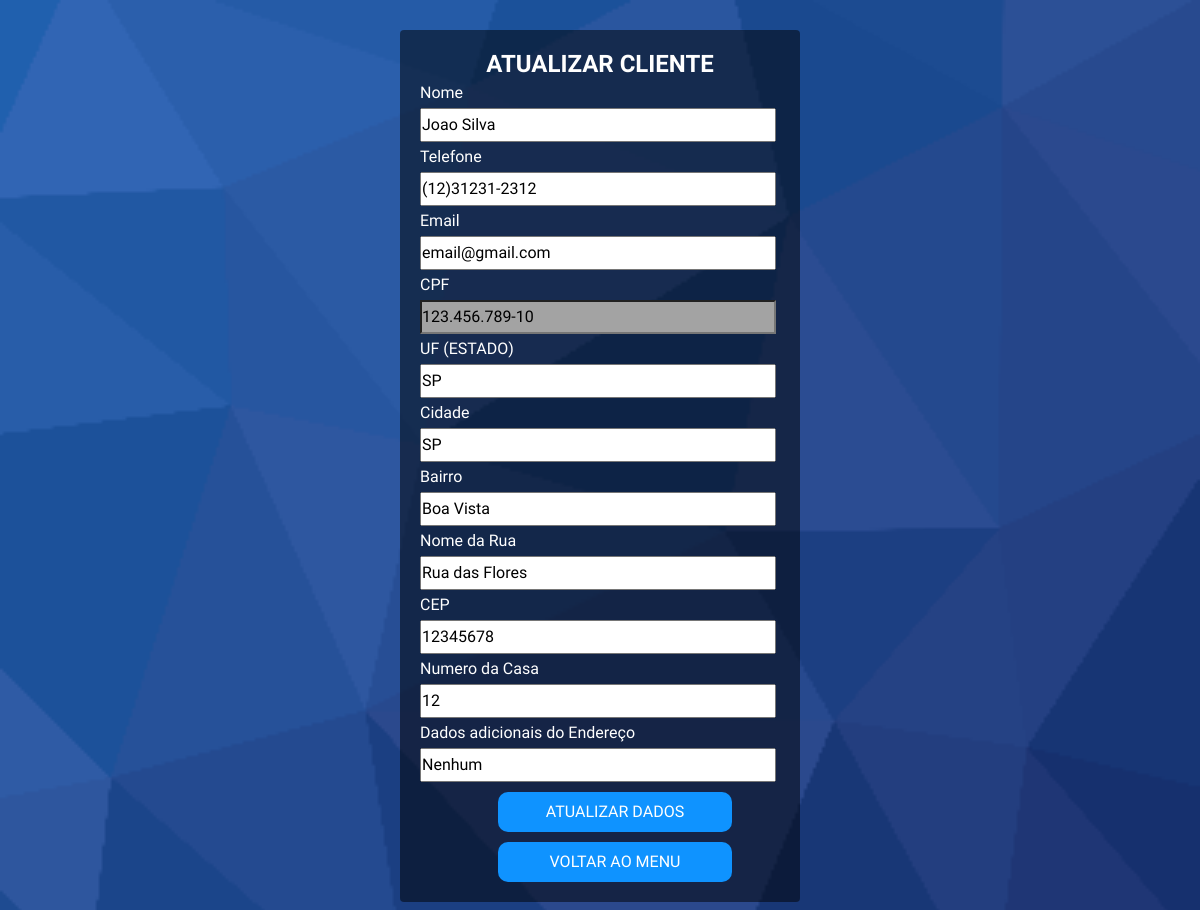
The page /cliente/atualizar_cliente.php?id_up=2 (signed in) on the database its author committed.
### tables this page shows
CREATE TABLE `tbl_clientes` (
  `id_clientes` int(10) UNSIGNED NOT NULL,
  `fk_endereco` int(10) UNSIGNED NOT NULL,
  `nome` varchar(100) NOT NULL,
  `telefone` varchar(14) NOT NULL,
  `email` varchar(80) DEFAULT NULL,
  `cpf` varchar(14) NOT NULL,
  `numero_casa` int(10) UNSIGNED DEFAULT NULL,
  `dados_adicionais_endereco` varchar(60) DEFAULT NULL
);

CREATE TABLE `tbl_endereco` (
  `id_endereco` int(10) UNSIGNED NOT NULL,
  `nome_rua` varchar(80) NOT NULL,
  `cep` int(10) UNSIGNED NOT NULL,
  `bairro` varchar(30) DEFAULT NULL,
  `cidade` varchar(30) NOT NULL,
  `uf` char(2) NOT NULL
);

### cliente/class/classe_cliente.php (called while the page is built, shortened)
<?php
Class Cliente{
    private $pdo;
    function __construct($dbname, $host, $user, $pass){
        try{
            $this->pdo = new PDO(
                "mysql:dbname=".$dbname.";host=".$host, $user, $pass
            );
        } catch (PDOException $e){
            echo "Erro no banco de dados ".$e->getMessage();
            exit();
        } catch (Exception $e){
            echo "Erro ".$e->getMessage();
            exit();
        }
    }
    public function buscarDadosPorID($id){
        $sql = "SELECT c.id_clientes, c.nome, c.telefone, c.email, c.cpf, e.nome_rua, e.bairro, e.cidade, e.uf, c.numero_casa, e.cep, c.dados_adicionais_endereco
                FROM tbl_clientes AS c INNER JOIN tbl_endereco AS e ON c.fk_endereco = e.id_endereco WHERE c.id_clientes = :i;";
        $stmt = $this->pdo->prepare($sql);
        $stmt->bindParam(":i", $id);
        $stmt->execute();
        $result = $stmt->fetch(PDO::FETCH_ASSOC);
        return $result;
    }
}
?>

### cliente/atualizar_cliente.php (the view, shortened to what this page needs)
<?php
require_once 'class/classe_cliente.php';
$cliente = new Cliente("livrimdb","localhost","root","");
function verificar($k,$v){
    echo(isset($k[$v]) ? $k[$v] : 'Valor não encontrado');
}
?>
<!DOCTYPE html>
<html lang="pt-br">
<head>
    <link rel="stylesheet" href="../css/estilo.css">
</head>
<body>
<?php
    if(isset($_GET['id_up'])){
        $id_update = addslashes($_GET['id_up']);
        $res = $cliente->buscarDadosPorID($id_update);
    }
?>
    <section id="centro">
        <form method="POST">
            <h2>ATUALIZAR CLIENTE</h2>
            <label for="nome">Nome</label>
            <input type=text name="nome" id="nome" pattern="[a-zA-Zãõ'-éáóíâêôçÇñÑ ]{2,100}" required title="Apenas letras"
            value="<?php verificar($res,'nome');?>" >
            <label for="telefone">Telefone</label>
            <input type=text name="telefone" id="telefone" pattern=".{13,14}" required title="DDD e Numero requerido" placeholder="ex: (11)91234-5678"
            value="<?php verificar($res,'telefone');?>" >
            <label for="email">Email</label>
            <input type=email name="email" id="email" required placeholder="ex: cliente@xyz.com" autocomplete="off"
            value="<?php verificar($res,'email');?>" >
            <label for="cpf">CPF</label>
            <input type=text style="background-color:#a3a3a3;" readonly name="cpf" id="cpf"  pattern=".{14,14}" required title="11 números" autocomplete="off" placeholder="ex: 123.456.789-10"
            value="<?php verificar($res,'cpf');?>" >
            <label for="uf">UF (ESTADO)</label>
            <input type=text name="uf" id="uf" pattern=".{2,2}" required title="2 Letras" placeholder="ex: RJ"
            value="<?php verificar($res,'uf');?>" >
            <label for="cidade">Cidade</label>
            <input type=text name="cidade" id="cidade" required
            value="<?php verificar($res,'cidade');?>" >
            <label for="bairro">Bairro</label>
            <input type=text name="bairro" id="bairro" required
            value="<?php verificar($res,'bairro');?>" >
            <label for="nome_rua">Nome da Rua</label>
            <input type=text name="nome_rua" id="nome_rua" required
            value="<?php verificar($res,'nome_rua');?>" >
            <label for="cep">CEP</label>
            <input type=text name="cep" id="cep" minlength="5" pattern=".{8,8}" required title="9 números" placeholder="ex: 12345678"
            value="<?php verificar($res,'cep');?>" >
            <label for="numero_casa">Numero da Casa</label>
            <input type=text name="numero_casa" id="numero_casa" pattern=".{1,10}" id="numero_casa" required title="10 digitos max"
            value="<?php verificar($res,'numero_casa');?>" >
            <label for="dados_adicionais_endereco">Dados adicionais do Endereço</label>
            <input type=text name="dados_adicionais_endereco" id="dados_adicionais_endereco"
            value="<?php verificar($res,'dados_adicionais_endereco');?>" >
            <div id="botao">
                <input type="submit" value="ATUALIZAR DADOS" class="botaoEnviar">
                <input type="button" value="VOLTAR AO MENU" onclick="location.href='../home'" class="botaoEnviar">
            </div>
        </form>
    </section>
</body>
</html>

### css/estilo.css (style rules this page uses)
* { padding: 0px; margin: 0px; font-family: Balsamiq Sans; }
#centro { margin: auto; width: 100%; }
body { background-image: url(../img/bgLivros.png); background-size: cover; margin: 0px; }
h2 { text-align: center; color: white; }
label, input { display: block; line-height: 30px; outline: none; font-size: 12pt; width: 99%; color:#fff; }
form { width: 30%; background: rgba(0, 0, 0, 0.5); padding: 20px; margin: 30px auto; border-radius: 4px; }
input[type=text], input[type=number], input[type=email], input[type=password] { color: black; }
#botao { text-align: center ; margin-top:10px; }
.botaoEnviar { border: none; background:none; outline: none; color: #fff; background:#0f93ff; padding: 5px; margin-top: 10px; cursor: pointer; width: 65%; margin-left: 78px; border-radius: 10px; }

### rows shown on the page
tbl_clientes: nome "Joao Silva", telefone "(12)31231-2312", email "email@gmail.com", cpf "123.456.789-10", uf "SP", cidade "SP", bairro "Boa Vista", nome_rua "Rua das Flores", cep "12345678", numero_casa "12", dados_adicionais_endereco "Nenhum"
